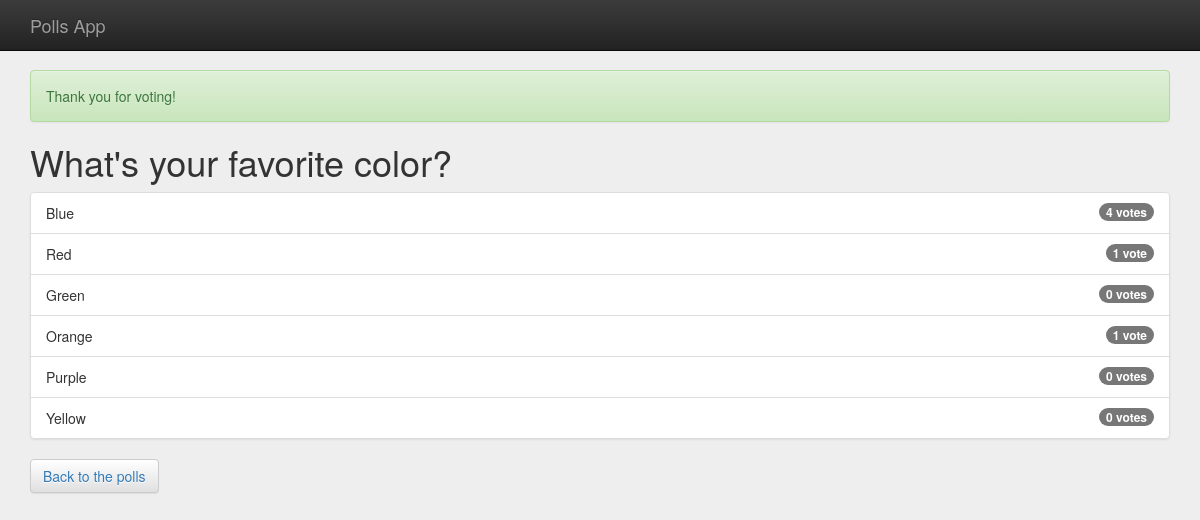
Screenshot of /polls/3/results/ with the database file from the repository.
### polls/models.py (models this page shows, shortened)
class Question(models.Model):
    question_text = models.CharField(max_length=200)
    pub_date = models.DateTimeField('date published')
    def was_published_recently(self):
        now = timezone.now()
        return now - datetime.timedelta(days=1) <= self.pub_date <= now
    was_published_recently.admin_order_field = 'pub_date'
    was_published_recently.boolean = True
    was_published_recently.short_description = 'Published recently?'

class Choice(models.Model):
    question = models.ForeignKey(Question, on_delete=models.CASCADE)
    choice_text = models.CharField(max_length=200)
    votes = models.IntegerField(default=0)

### polls/views.py (the view)
# urls.py: url(r'^(?P<pk>[0-9]+)/results/$', views.ResultsView.as_view(), name='results'),
class ResultsView(generic.DetailView):
    model = Question
    template_name = 'polls/results.html'
    def get_context_data(self, **kwargs):
        context = super(ResultsView, self).get_context_data(**kwargs)
        context['title'] = 'Results | '
        return context

### polls/templates/polls/results.html
{% extends "polls/base.html" %}
{% block content %}
  <div class="alert alert-success" role="alert">Thank you for voting!</div>
  <h1>{{ question.question_text }}</h1>
  <ul class="list-group">
    {% for choice in question.choice_set.all %}
      <li class="list-group-item">
        <span class="badge">{{ choice.votes }} vote{{ choice.votes|pluralize }}</span>
        {{ choice.choice_text }}
      </li>
    {% endfor %}
  </ul>
  <button class="btn btn-default">
    <a href="{% url 'polls:index'%}">Back to the polls</a>
  </button>
{% endblock content %}

### polls/static/polls/style.css (style rules this page uses)
body { background-color: #EEE; }

### rows the page displays
Question: question_text "What's your favorite color?"
Choice: votes "4", choice_text "Blue"
Choice: votes "1", choice_text "Red"
Choice: votes "0", choice_text "Green"
Choice: votes "1", choice_text "Orange"
Choice: votes "0", choice_text "Purple"
Choice: votes "0", choice_text "Yellow"
